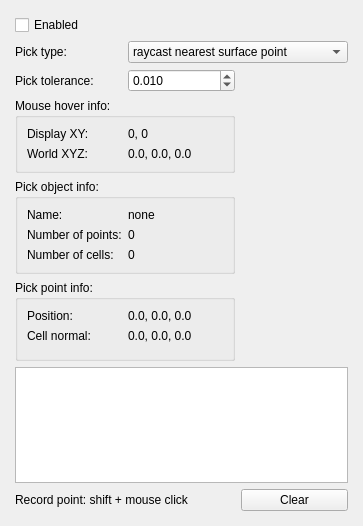
<?xml version="1.0" encoding="UTF-8"?>
<ui version="4.0">
 <class>measurementPanel</class>
 <widget class="QWidget" name="measurementPanel">
  <property name="geometry">
   <rect>
    <x>0</x>
    <y>0</y>
    <width>363</width>
    <height>526</height>
   </rect>
  </property>
  <property name="windowTitle">
   <string>Measurement Panel</string>
  </property>
  <layout class="QVBoxLayout" name="verticalLayout">
   <property name="spacing">
    <number>6</number>
   </property>
   <property name="margin">
    <number>6</number>
   </property>
   <item>
    <widget class="QScrollArea" name="scrollArea">
     <property name="sizePolicy">
      <sizepolicy hsizetype="MinimumExpanding" vsizetype="Expanding">
       <horstretch>0</horstretch>
       <verstretch>0</verstretch>
      </sizepolicy>
     </property>
     <property name="frameShape">
      <enum>QFrame::NoFrame</enum>
     </property>
     <property name="lineWidth">
      <number>1</number>
     </property>
     <property name="horizontalScrollBarPolicy">
      <enum>Qt::ScrollBarAlwaysOff</enum>
     </property>
     <property name="widgetResizable">
      <bool>false</bool>
     </property>
     <widget class="QWidget" name="scrollAreaWidgetContents">
      <property name="geometry">
       <rect>
        <x>0</x>
        <y>0</y>
        <width>351</width>
        <height>514</height>
       </rect>
      </property>
      <layout class="QGridLayout" name="gridLayout_5">
       <property name="margin">
        <number>9</number>
       </property>
       <item row="0" column="0">
        <widget class="QCheckBox" name="enabledCheck">
         <property name="text">
          <string>Enabled</string>
         </property>
        </widget>
       </item>
       <item row="2" column="1">
        <spacer name="verticalSpacer">
         <property name="orientation">
          <enum>Qt::Vertical</enum>
         </property>
         <property name="sizeHint" stdset="0">
          <size>
           <width>20</width>
           <height>0</height>
          </size>
         </property>
        </spacer>
       </item>
       <item row="1" column="0" colspan="2">
        <widget class="QWidget" name="panelContents" native="true">
         <layout class="QGridLayout" name="gridLayout_4">
          <property name="margin">
           <number>0</number>
          </property>
          <property name="spacing">
           <number>6</number>
          </property>
          <item row="0" column="0">
           <widget class="QLabel" name="label_3">
            <property name="text">
             <string>Pick type:</string>
            </property>
           </widget>
          </item>
          <item row="0" column="1" colspan="2">
           <widget class="QComboBox" name="pickTypeCombo">
            <item>
             <property name="text">
              <string>raycast nearest surface point</string>
             </property>
            </item>
            <item>
             <property name="text">
              <string>raycast nearest vertex</string>
             </property>
            </item>
            <item>
             <property name="text">
              <string>hardware render</string>
             </property>
            </item>
           </widget>
          </item>
          <item row="1" column="0">
           <widget class="QLabel" name="label_4">
            <property name="text">
             <string>Pick tolerance:</string>
            </property>
           </widget>
          </item>
          <item row="1" column="1">
           <widget class="QDoubleSpinBox" name="toleranceSpinBox">
            <property name="decimals">
             <number>3</number>
            </property>
            <property name="singleStep">
             <double>0.010000000000000</double>
            </property>
            <property name="value">
             <double>0.010000000000000</double>
            </property>
           </widget>
          </item>
          <item row="2" column="0" colspan="2">
           <widget class="QGroupBox" name="hoverInfoBox">
            <property name="title">
             <string>Mouse hover info:</string>
            </property>
            <layout class="QGridLayout" name="gridLayout_3">
             <item row="0" column="0">
              <widget class="QLabel" name="label">
               <property name="text">
                <string>Display XY:</string>
               </property>
              </widget>
             </item>
             <item row="0" column="1">
              <widget class="QLabel" name="displayPt">
               <property name="text">
                <string>0, 0</string>
               </property>
              </widget>
             </item>
             <item row="1" column="0">
              <widget class="QLabel" name="label_2">
               <property name="text">
                <string>World XYZ:</string>
               </property>
              </widget>
             </item>
             <item row="1" column="1">
              <widget class="QLabel" name="worldPt">
               <property name="text">
                <string>0.0, 0.0, 0.0</string>
               </property>
               <property name="textInteractionFlags">
                <set>Qt::LinksAccessibleByMouse|Qt::TextSelectableByMouse</set>
               </property>
              </widget>
             </item>
            </layout>
           </widget>
          </item>
          <item row="3" column="0" colspan="2">
           <widget class="QGroupBox" name="objInfoBox">
            <property name="title">
             <string>Pick object info:</string>
            </property>
            <layout class="QGridLayout" name="gridLayout_2">
             <item row="0" column="0">
              <widget class="QLabel" name="label_12">
               <property name="text">
                <string>Name:</string>
               </property>
              </widget>
             </item>
             <item row="0" column="1">
              <widget class="QLabel" name="objName">
               <property name="text">
                <string>none</string>
               </property>
              </widget>
             </item>
             <item row="1" column="0">
              <widget class="QLabel" name="label_11">
               <property name="text">
                <string>Number of points:</string>
               </property>
              </widget>
             </item>
             <item row="1" column="1">
              <widget class="QLabel" name="numPts">
               <property name="text">
                <string>0</string>
               </property>
              </widget>
             </item>
             <item row="2" column="0">
              <widget class="QLabel" name="label_10">
               <property name="text">
                <string>Number of cells:</string>
               </property>
              </widget>
             </item>
             <item row="2" column="1">
              <widget class="QLabel" name="numCells">
               <property name="text">
                <string>0</string>
               </property>
              </widget>
             </item>
            </layout>
           </widget>
          </item>
          <item row="4" column="0" colspan="2">
           <widget class="QGroupBox" name="pickInfoBox">
            <property name="title">
             <string>Pick point info:</string>
            </property>
            <layout class="QGridLayout" name="gridLayout">
             <item row="0" column="0">
              <widget class="QLabel" name="label_9">
               <property name="text">
                <string>Position:</string>
               </property>
              </widget>
             </item>
             <item row="0" column="1">
              <widget class="QLabel" name="pickPt">
               <property name="text">
                <string>0.0, 0.0, 0.0</string>
               </property>
              </widget>
             </item>
             <item row="1" column="0">
              <widget class="QLabel" name="cellNormalLabel">
               <property name="text">
                <string>Cell normal:</string>
               </property>
              </widget>
             </item>
             <item row="1" column="1">
              <widget class="QLabel" name="pickNormal">
               <property name="text">
                <string>0.0, 0.0, 0.0</string>
               </property>
              </widget>
             </item>
             <item row="2" column="0" colspan="2">
              <widget class="QWidget" name="widget" native="true"/>
             </item>
            </layout>
           </widget>
          </item>
          <item row="5" column="0" colspan="3">
           <widget class="QTextEdit" name="textEdit"/>
          </item>
          <item row="6" column="0" colspan="2">
           <widget class="QLabel" name="label_5">
            <property name="text">
             <string>Record point: shift + mouse click</string>
            </property>
           </widget>
          </item>
          <item row="6" column="2">
           <widget class="QPushButton" name="clearButton">
            <property name="text">
             <string>Clear</string>
            </property>
           </widget>
          </item>
         </layout>
        </widget>
       </item>
      </layout>
     </widget>
    </widget>
   </item>
  </layout>
 </widget>
 <resources/>
 <connections/>
</ui>
